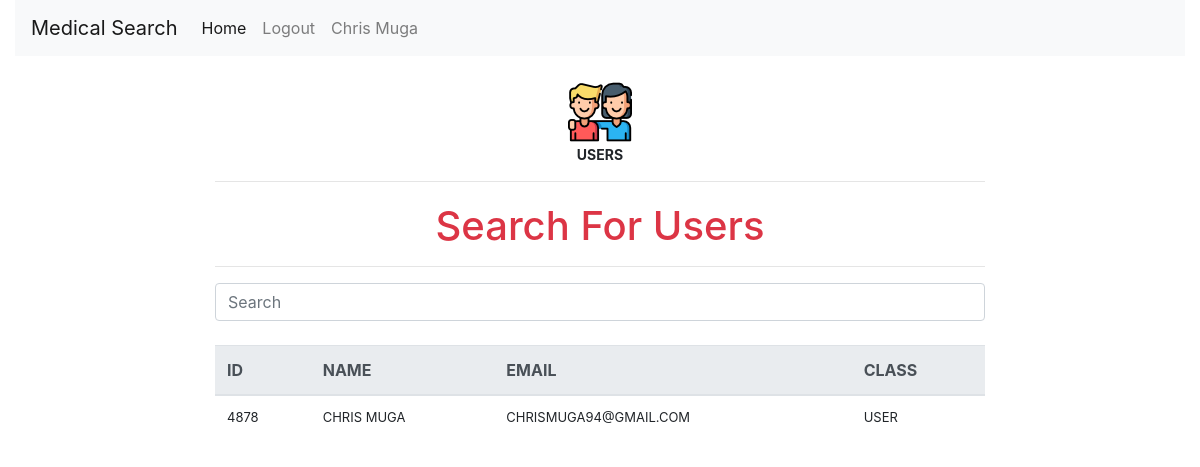
Screenshot of /users.php (signed in) with the database file from the repository.
### tables this page shows
CREATE TABLE `users` (
  `id` varchar(250) NOT NULL,
  `first_name` varchar(250) NOT NULL,
  `last_name` varchar(250) NOT NULL,
  `email_address` varchar(250) NOT NULL,
  `password` varchar(250) NOT NULL,
  `class` varchar(250) NOT NULL
);

### users.php (the view, shortened to what this page needs)
<?php include('header.php'); ?>
<?php include('conn.php'); ?>
<?php include('navbar.php'); ?>
<div class="row d-flex justify-content-center mt-4">
   <div class="col-md-8 text-center">
        <img src="assets/users.png" alt="Users">
        <br>
        <p>USERS</p>
        <hr>
   </div>
</div>
<div class="row .d-flex justify-content-center my-1">
    <div class="col-md-8 users">
    <h1 class="text-danger text-center">Search For Users</h1>
    <hr>
      <div id="users">
  <input class="form-control search" placeholder="Search" />
  <table class="table mt-4">
  <thead class="thead-light">
                <tr>
                    <th scope="col">ID</th>
                    <th scope="col">NAME</th>
                    <th scope="col">EMAIL</th>
                    <th scope="col">CLASS</th>
                </tr>
            </thead>
    <tbody class="list">
    <?php
                $sql = "SELECT * FROM users";
                $result = $conn->query($sql);
                if ($result->num_rows > 0) {
                while($row = $result->fetch_assoc())
                {
            ?>
                        <tr>
                            <td><?php echo strtoupper($row['id']);?></td>
                            <td class="name"><?php echo strtoupper($row['first_name']).' '.strtoupper($row['last_name']);?></td>
                            <td><?php echo strtoupper($row['email_address']);?></td>
                            <td><?php echo strtoupper($row['class']);?></td>
                        </tr>
            <?php
                }
                    }
                else
                {
                }
            ?>
    </tbody>
  </table>
</div>
    </div>
</div>
<?php include('footer.php'); ?>

### users.php (style rules this page uses)
img { align-self:center; }
p { font-size: 14px; text-align:center; font-weight: bold; }
td { font-size:small }

### rows the page displays
users: id "4878", first_name "CHRIS", last_name "MUGA", email_address "CHRISMUGA94@GMAIL.COM", class "USER"

### other values shown
$_SESSION['name'] "Chris Muga"
